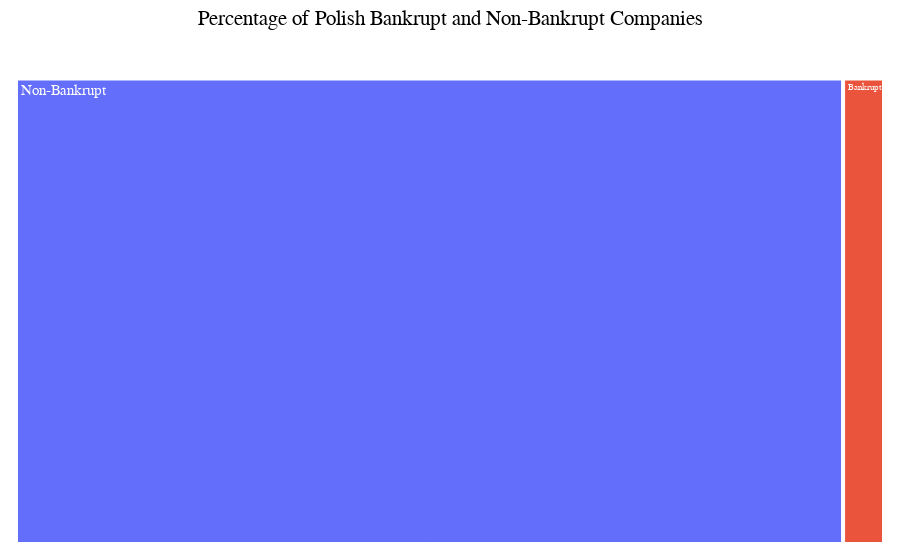

Source (notebook cell):
### Markdown cell above
#### Tree Map
Tree map to show proportion of bankrupt companies in our dataset.

### Code cell
fig = px.treemap(
    class_counts_df,
    path=["class"],
    values="counts",
    color="class",
    color_discrete_sequence=custom_colors,
    hover_name=class_counts_df["class"],
)

fig.update_layout(
    title="Percentage of Polish Bankrupt and Non-Bankrupt Companies",
    title_x=0.5,
    font=dict(family="Arial", size=15, color="black"),
    margin=dict(t=50, l=10, r=10, b=10),
    plot_bgcolor="rgba(0,0,0,0)",
)

fig.update_traces(
    hovertemplate="<br>%{label}<br>count : %{value}<br>percent : %{percentRoot:.2%}"
)

fig.show()

### Figure 1 — Plotly figure (JSON) as saved in the notebook; plotly's stock layout.template omitted (floating-point values rounded to 4 significant figures)
{"data": [{"branchvalues": "total", "customdata": [["Non-Bankrupt"], ["Bankrupt"]], "domain": {"x": [0, 1], "y": [0, 1]}, "hovertemplate": "<br>%{label}<br>count : %{value}<br>percent : %{percentRoot:.2%}", "hovertext": ["Non-Bankrupt", "Bankrupt"], "ids": ["Non-Bankrupt", "Bankrupt"], "labels": ["Non-Bankrupt", "Bankrupt"], "marker": {"colors": ["#636efa", "#eb543c"]}, "name": "", "parents": ["", ""], "type": "treemap", "values": [10008, 495]}], "layout": {"font": {"color": "black", "family": "Arial", "size": 15}, "legend": {"tracegroupgap": 0}, "margin": {"b": 10, "l": 10, "r": 10, "t": 50}, "plot_bgcolor": "rgba(0,0,0,0)", "title": {"text": "Percentage of Polish Bankrupt and Non-Bankrupt Companies", "x": 0.5}, "treemapcolorway": ["#636efa", "#eb543c"]}}
